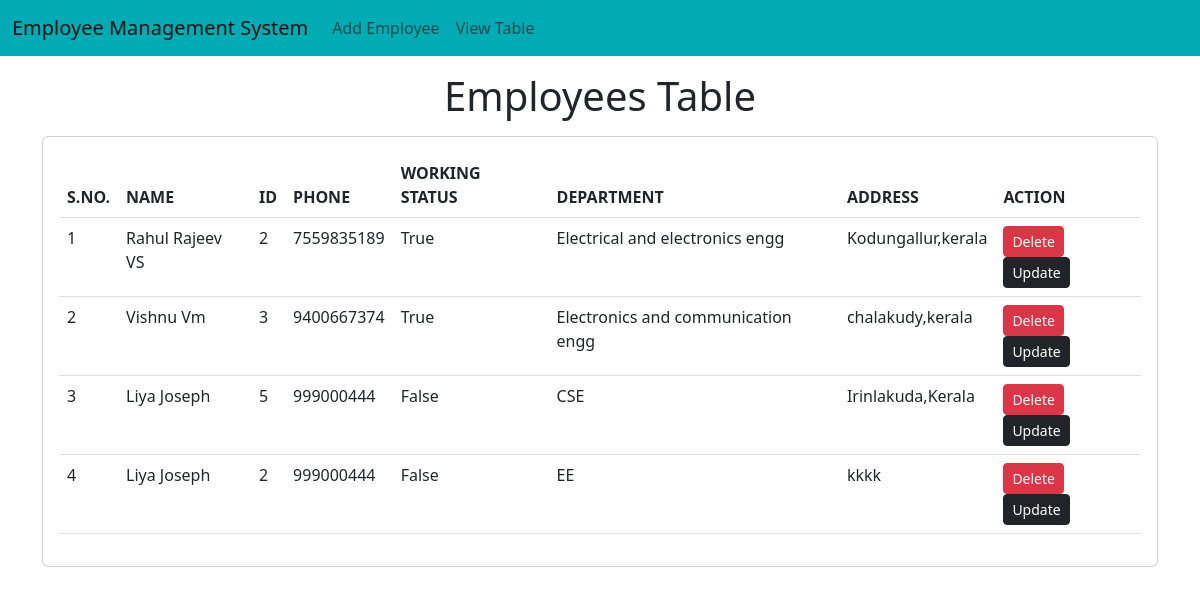
Screenshot of /employpath with the database file from the repository.
### home/models.py (models this page shows)
class Emp(models.Model):
    name = models.CharField(max_length=200)
    emp_id = models.CharField(max_length=200)
    phone = models.CharField(max_length=10)
    address = models.CharField(max_length=150)
    working = models.BooleanField(default=True)
    department = models.CharField(max_length=200)

### home/views.py (the view)
# urls.py: path('employpath',views.employpath,name='employ'),
def employpath(request):
    viewemploy = Emp.objects.all()
    return render(request, "emp/home.html", {"emps": viewemploy})

### template/emp/home.html (shortened to what this page needs)
<!doctype html>
<html lang="en">
<head>
  <link href="https://cdn.jsdelivr.net/npm/bootstrap@5.2.2/dist/css/bootstrap.min.css" rel="stylesheet"
>
</head>
<body>
  {% include 'emp/navbar.html' %}
  <h1 class="text-center my-3">Employees Table</h1>
  <div class="container">
    <div class="row">
      <div class="col-md-12">
        <div class="card">
          <div class="card-body">
            <table class="table">
              <thead>
                <tr>
                  <th>S.NO.</th>
                  <th>NAME</th>
                  <th>ID</th>
                  <th>PHONE</th>
                  <th>WORKING STATUS</th>
                  <th>DEPARTMENT</th>
                  <th>ADDRESS</th>
                  <th>ACTION</th>
                </tr>
              </thead>
              <tbody>
                {% for e in emps %}
                <tr>
                  <td>{{ forloop.counter }}</td>
                  <td>{{ e.name }}</td>
                  <td>{{ e.emp_id }}</td>
                  <td>{{ e.phone }}</td>
                  <td>{{ e.working }}</td>
                  <td>{{ e.department }}</td>
                  <td>{{ e.address }}</td>
                  <td>
                    <a href="/delete-emp/{{ e.id }}" class="btn btn-danger btn-sm">Delete</a>
                    <a href="update/{{ e.id }}" class="btn btn-dark btn-sm">Update</a>
                  </td>
                </tr>
                {% endfor %}
              </tbody>
            </table>
          </div>
        </div>
      </div>
    </div>
  </div>
</body>
</html>

### template/emp/navbar.html (shortened to what this page needs)
<nav class="navbar navbar-expand-lg" style="background-color: #00ABB3;">
    <div class="container-fluid">
      <a class="navbar-brand" href="{% url 'employ'%}">Employee Management System</a>
      <div class="collapse navbar-collapse" id="navbarSupportedContent">
        <ul class="navbar-nav me-auto mb-2 mb-lg-0">
          <li class="nav-item">
            <a class="nav-link" href="{%url 'employadd'%}">Add Employee</a>
          </li>
          <li><a class="nav-link" href="{%url 'employadd'%}">View Table</a></li>
        </ul>
      </div>
    </div>
  </nav>

### rows the page displays
Emp: name "Rahul Rajeev VS", emp_id "2", phone "7559835189", working "True", department "Electrical and electronics engg", address "Kodungallur,kerala"
Emp: name "Vishnu Vm", emp_id "3", phone "9400667374", working "True", department "Electronics and communication engg", address "chalakudy,kerala"
Emp: name "Liya Joseph", emp_id "5", phone "999000444", working "False", department "CSE", address "Irinlakuda,Kerala"
Emp: name "Liya Joseph", emp_id "2", phone "999000444", working "False", department "EE", address "kkkk"
